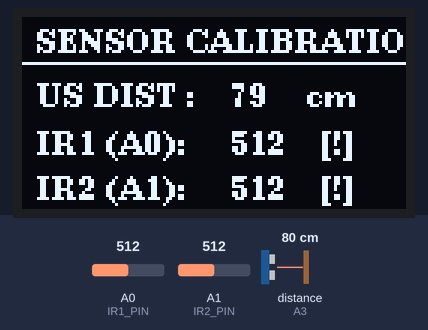
The sketch below on a simulated Arduino Uno, built for the host (arithmetic inside an expression is 32-bit, double 64-bit). Parts: 128×64 one-colour display. Wiring (inferred from the names in the program): ultrasonic range finder: trigger pin 5; echo A3. The test bench sets the inputs (shaded band); at power-on: A0 (IR1_PIN) = 512, A1 (IR2_PIN) = 512, distance to the obstacle (sensor on A3) 80 cm. The echo pulse lasts 58.3 µs per cm; what the sketch prints to the serial monitor is not drawn.

Above: at 1.4 s.
1.5 s: A0 (IR1_PIN) set to 493
At 2.8 s:
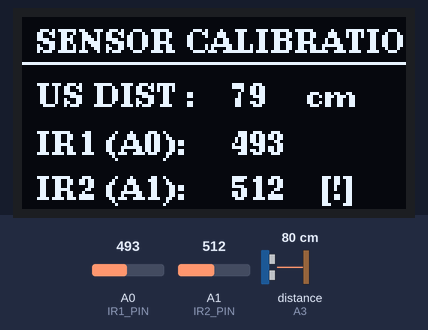
3.1 s: A1 (IR2_PIN) set to 490
At 3.6 s:
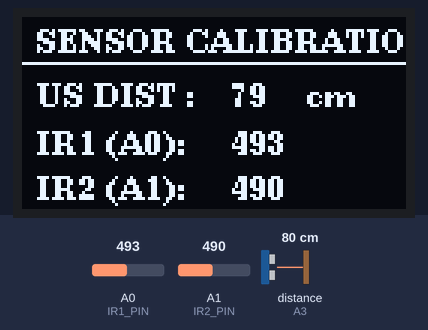
4.7 s: distance to the obstacle (sensor on A3) set to 2 cm
At 5.9 s:
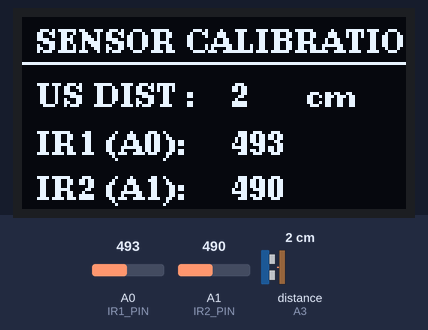
6.2 s: A0 (IR1_PIN) set to 510
At 7.1 s:
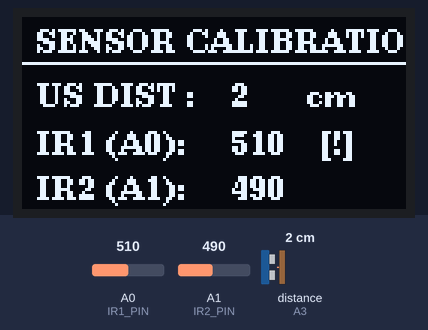
Timing chart, 0 to 8.7 s (numbered marks = the images above; inputs shaded):
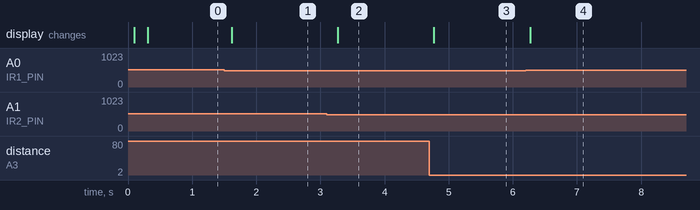

The sketch:

Practical_79.ino
```cpp
/*
==================================================
Day 40 | Practical-79: Sensor Calibration
Board  : Young Engineer Board / Auto-Botix (Schematic Verified)
Sensors:
  - Ultrasonic: Trig -> D5, Echo -> A3
  - Analog IR Left:  Pin A0
  - Analog IR Right: Pin A1
Display: 0.96" I2C OLED (U8g2 - RAM Safe)
Baud   : 9600
==================================================
*/

#include <Wire.h>
#include <U8g2lib.h>

// 1. PIN DEFINITIONS (Schematic Matched)
#define TRIG_PIN 5
#define ECHO_PIN A3
#define IR1_PIN  A0 // Left Line/Proximity Sensor
#define IR2_PIN  A1 // Right Line/Proximity Sensor

// 2. RAM-SAFE OLED CONSTRUCTOR (Takes only 128 bytes RAM)
U8G2_SSD1306_128X64_NONAME_1_HW_I2C u8g2(U8G2_R0, /* reset=*/ U8X8_PIN_NONE);

// 3. CALIBRATION CONSTANTS
const float ULTRASONIC_OFFSET = 0.0; // cm adjustment
const int IR_THRESHOLD        = 500; // Above 500 = Black/Obstacle

// Telemetry & Filtering Variables
int currentDist = 0;
int ir1Val = 0;
int ir2Val = 0;
unsigned long lastSampleTime = 0;

//-------------------------------------------
int readUltrasonic() {
  digitalWrite(TRIG_PIN, LOW);
  delayMicroseconds(2);
  digitalWrite(TRIG_PIN, HIGH);
  delayMicroseconds(10);
  digitalWrite(TRIG_PIN, LOW);

  long duration = pulseIn(ECHO_PIN, HIGH, 25000); // 25ms timeout
  if (duration == 0) return 999;
  int cm = (duration * 0.0343) / 2;
  return cm + ULTRASONIC_OFFSET;
}

//-------------------------------------------
void updateDisplay() {
  u8g2.firstPage();
  do {
    u8g2.setFont(u8g2_font_ncenB08_tr);
    u8g2.drawStr(5, 12, "SENSOR CALIBRATION");
    u8g2.drawHLine(0, 15, 128);

    // Ultrasonic Row
    u8g2.drawStr(5, 30, "US DIST :");
    if (currentDist >= 999 || currentDist <= 0) {
      u8g2.drawStr(70, 30, "-- cm");
    } else {
      char buf[6];
      itoa(currentDist, buf, 10);
      u8g2.drawStr(70, 30, buf);
      u8g2.drawStr(95, 30, "cm");
    }

    // IR 1 Row
    u8g2.drawStr(5, 46, "IR1 (A0):");
    char buf1[6];
    itoa(ir1Val, buf1, 10);
    u8g2.drawStr(70, 46, buf1);
    if (ir1Val > IR_THRESHOLD) u8g2.drawStr(100, 46, "[!]");

    // IR 2 Row
    u8g2.drawStr(5, 61, "IR2 (A1):");
    char buf2[6];
    itoa(ir2Val, buf2, 10);
    u8g2.drawStr(70, 61, buf2);
    if (ir2Val > IR_THRESHOLD) u8g2.drawStr(100, 61, "[!]");

  } while (u8g2.nextPage());
}

//-------------------------------------------
void setup() {
  Serial.begin(9600);
  delay(100);

  pinMode(TRIG_PIN, OUTPUT);
  pinMode(ECHO_PIN, INPUT);
  pinMode(IR1_PIN, INPUT);
  pinMode(IR2_PIN, INPUT);

  u8g2.begin();

  Serial.println(F("========================================"));
  Serial.println(F("  DAY 40 | PRACTICAL-79: CALIBRATION    "));
  Serial.println(F("========================================"));
  Serial.println(F("Ultrasonic (D5, A3) | IR1 (A0) | IR2 (A1)"));
}

//-------------------------------------------
void loop() {
  // Sample every 150ms to keep display and serial responsive
  if (millis() - lastSampleTime >= 150) {
    lastSampleTime = millis();

    currentDist = readUltrasonic();
    ir1Val = analogRead(IR1_PIN);
    ir2Val = analogRead(IR2_PIN);

    bool obs1 = (ir1Val > IR_THRESHOLD);
    bool obs2 = (ir2Val > IR_THRESHOLD);

    // Live Serial Logging for Plotter / Debugging
    Serial.print(F("US_cm:"));
    if (currentDist == 999) Serial.print(F("-1"));
    else Serial.print(currentDist);

    Serial.print(F("\tIR1_A0:"));
    Serial.print(ir1Val);
    if (obs1) Serial.print(F("(*)"));

    Serial.print(F("\tIR2_A1:"));
    Serial.print(ir2Val);
    if (obs2) Serial.print(F("(*)"));
    Serial.println();

    updateDisplay();
  }
}
```

Measured:
- after the input at 1.5 s, the display: changes after 0.12 s (image 1)
- after the input at 3.1 s, the display: changes after 0.17 s (image 2)
- after the input at 4.7 s, the display: changes after 0.07 s (image 3)
- after the input at 6.2 s, the display: changes after 0.07 s (image 4)
